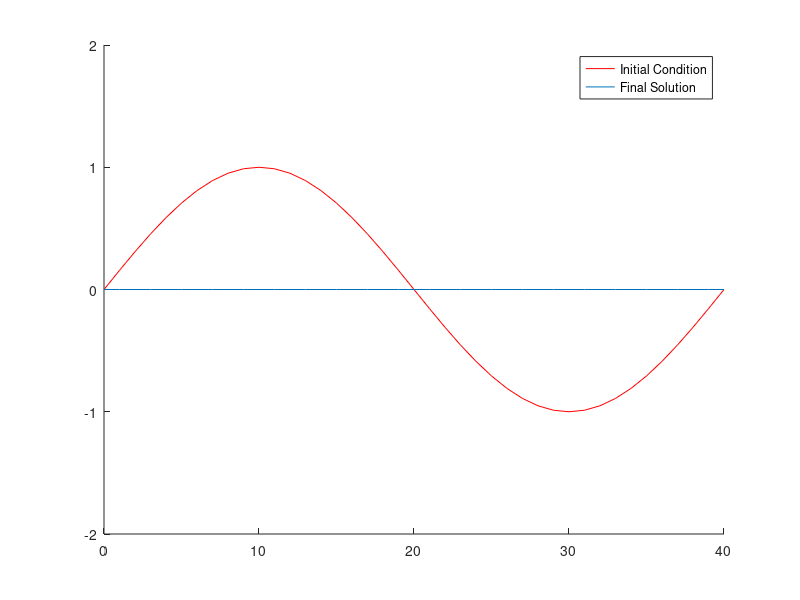
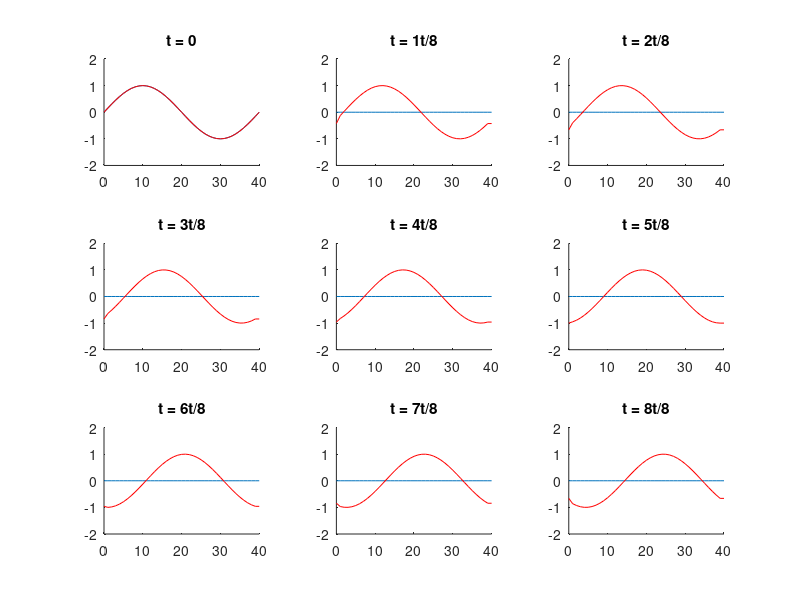

MATLAB code for these plots, in order: (Note: this script raises an error after producing the figures.)
%==================================================================================
%                              Advection equation
%==================================================================================
% This program solves the advection without forcing numerically. From the 
% reference, the advection equation is:
%         du/dt + c(du/dx) = 0
%
%----------------------------------------------------------------------------------
%
% @creator: Fuqing Zhang
% @updated: Skylar Hernandez
% @version: 2.0.0
% @date   : 23 Sept. 2009 
%
%----------------------------------------------------------------------------------
% Version 2.0.0:
%   This version has the advection formula solved under the upstream in
%   space forward in time, Leap Frog, and Runge Kutta O(3) Schemes.  
% 
%==================================================================================

  clear all;         % clean up graphic and memory

%
%% Defintion of key parameters
% 
%% Compare the difference between these two schemes for dx=250, 2500 
%% and dt=50, 100, 200
%
  
  L = 100000;         % The length of the domain in meters
  T = 3600  ;         % Total integration time in seconds
  c = 10    ;         % Constant advection speed in m/s

  dx = 2500 ;         % Grid spacing in meters
  dt = 50 ;           % Time step in seconds
  cfl = c*dt/dx;      % Courant number, CFL criteria needs cfl < 1

  II = L/dx +1;       % Total grid points in x direction
  TT = T/dt +1;       % Total time steps of integration



%
%% Initialize the 2-D matrix of U with 0s
%

  U(TT, II)     = 0.;
  diff(TT,II)   = 0.;
  Ustar(TT,II)  = 0.;
  U2star(TT,II) = 0.;
  Usln(TT,II)   = 0.;
   
%
%% Define inititial conditions of U
%

 scheme = input('Type (1) Discretized, (2) Upstream, (3) Runge-Kutta, (4) Leap Frog = ');
    
  for i = 1:1:II 
      U(1, i)      = sin( 2*(i-1)*dx*pi/L );   % a sin wave with one full wavelength
      Ustar(1, i)  = sin( 2*(i-1)*dx*pi/L );
      U2star(1, i) = sin( 2*(i-1)*dx*pi/L );
  end
  

%
%% Periodic boundary condition is used which means U(t,0) = u(t, L) is true for all t
%
%% Discretize the PDE using forward in time and centered in space scheme; however,
%% this scheme is always unstable which means the wave amplitude will increase 
%% indefintely as time goes on even if cfl<1.
%


%
%% Numerical integration or prediction
%

  for t = 1:TT-1                                                     % start time integration
    for i = 2 : II-1                                                 % loop over grid points in space
      Usln(t+1,i) = sin( 2*((i-1)*dx-c*t*dt)*pi/L);  
      if (scheme == 1)
          U(t+1,i) = U(t,i) - (cfl/2) * ( U(t,i+1) - U(t,i-1)  );    % solving with the discretized equation
          diff(t+1,i) = sqrt((Usln(t+1,i)-U(t+1,i))^2);
      elseif (scheme == 2)
          U(t+1,i) = U(t,i) - (cfl)   * ( U(t,i)   - U(t,i-1)  );    %% Forward in time, upsrteam in space
          diff(t+1,i) = sqrt((Usln(t+1,i)-U(t+1,i))^2);
      elseif (scheme == 3)
          % Runge-Kutta O(3) from <http://cires.colorado.edu/science/groups/pielke/classes/at7500/wrfarw.pdf>
          % U*(t+1,i) = U(t,i) - (cfl/3) *(0.5*(U(t,i+1)+U(t,i))-0.5*(U(t,i-1)+U(t,i)))
          % U**(t+1,i)= U(t,i) - (cfl/2) *(0.5*(U*(t,i+1)+U*(t,i))-0.5*(U*(t,i-1)+U*(t,i)))
          % U(t+1,i)  = U(t,i) - (cfl)   *(0.5*(U**(t,i+1)+U*(t,i))-0.5**(U*(t,i-1)+U*(t,i)))
          Ustar(t+1,i) = U(t,i) - (cfl/3) *(0.5*(U(t,i+1)+U(t,i))-0.5*(U(t,i-1)+U(t,i)));         
          U2star(t+1,i)= U(t,i) - (cfl/2) *(0.5*(Ustar(t,i+1)+Ustar(t,i))-0.5*(Ustar(t,i-1)+Ustar(t,i)));
          U(t+1,i)     = U(t,i) - (cfl)   *(0.5*(U2star(t,i+1)+U2star(t,i))-0.5*(U2star(t,i-1)+U2star(t,i)));
          diff(t+1,i) = sqrt((Usln(t+1,i)-U(t+1,i))^2);
      else
      end
    end                                                              % end loop for space grid points

    if (scheme == 1)
      U(t+1,1) = U(t,1) - (cfl/2) * ( U(t,2)   - U(t,II-1) );        % with periodic B.C., U(t,2) is equivalent to U(t,II+1)
      U(t+1,II) = U(t+1, 1);                                         % apply periodic B.C. for the end point II;
    elseif (scheme == 2)
      U(t+1,1) =  U(t,1) - (cfl)  *  ( U(t,2)   - U(t,II-1) );       % with periodic B.C., U(t,2) is equivalent to U(t,II+1)
      U(t+1,II) = U(t+1, 1);                                         % apply periodic B.C. for the end point II;                                                                 %% Forward in time, upsrteam in space
    elseif (scheme == 3) 
      Ustar(t+1,1)  = U(t,i) - cfl/3*(0.5*(U(t,i+1)+U(t,i))-0.5*(U(t,i-1)+U(t,i)));        
      U2star(t+1,1) = U(t,i) - cfl/2*(0.5*(Ustar(t,i+1)+Ustar(t,i))-0.5*(Ustar(t,i-1)+Ustar(t,i)));
      U(t+1,1)      = U(t,i) - cfl*  (0.5*(U2star(t,i+1)+U2star(t,i))-0.5*(U2star(t,i-1)+U2star(t,i)));   
      Ustar(t+1,II) = U(t,i) - cfl/3*(0.5*(U(t,i+1)+U(t,i))-0.5*(U(t,i-1)+U(t,i)));   
      U2star(t+1,II)= U(t,i) - cfl/2*(0.5*(Ustar(t,i+1)+Ustar(t,i))-0.5*(Ustar(t,i-1)+Ustar(t,i)));
      U(t+1,II)     = U(t,i) - cfl*  (0.5*(U2star(t,i+1)+U2star(t,i))-0.5*(U2star(t,i-1)+U2star(t,i)));  
    else
    end
 
      Usln(t+1,1) = sin( 2*((i-1)*dx-c*t*dt)*pi/L);  
      Usln(t+1,II) = sin( 2*((i-1)*dx-c*t*dt)*pi/L);             % end loop for time integration
      diff(t+1,1) = sqrt((Usln(t+1,1)-U(t+1,1))^2);
      diff(t+1,II) = sqrt((Usln(t+1,II)-U(t+1,II))^2);
  end

if (scheme == 4)
U(1,i)   = sin( 2*(i-1)*dx*pi/L );                                %% IC to set the U(1,i)

  for t = 2:TT-1                                                  % start time integration
    for i = 2 : II-1                                              % loop over grid points in space
       U(t+1,i) = U(t-1,i) - (cfl) * ( U(t,i+1) - U(t,i-1)  );    %% Leap Frog
       diff(t+1,i) = sqrt((Usln(t+1,i)-U(t+1,i))^2);
    end

    
    U(t+1,1) = U(t-1,i) - (cfl) * ( U(t,i+1) - U(t,i-1)  );       % with periodic B.C., U(t,2) is equivalent to U(t,II+1)
    U(t+1,II) = U(t+1, 1);                                        % apply periodic B.C. for the end point II;
    diff(t+1,1) = sqrt((Usln(t+1,1)-U(t+1,1))^2);
    diff(t+1,II) = sqrt((Usln(t+1,II)-U(t+1,II))^2);
  end 
else
end
%
%% Plot the initial conditions and final solution of U on the same graphics
%

  figure(1);clf; axis([0  40  -2  2]); hold on;
                 plot( 0:1:II-1, U(1,:),'r' ); hold on;              % I.C.
                 plot( 0:1:II-1, U(TT,:)); hold on;                  % Final solution
                 legend ('Initial Condition','Final Solution');
                 if (scheme == 1)
                    title('Discretized Scheme');
                 elseif (scheme == 2)
                    title('Forward in Time & Upstream in Space Scheme');     
                 elseif (scheme == 3)
                    title('Runge-Kutta O(3) Scheme'); 
                 elseif (scheme == 4)
                    title('Leap Frog Scheme'); 
                 else
                 end

  PT = (TT-1)/8;                                                    % plot the solution at selected time steps with 
                                                                    % different panels

  figure(2);clf;
                 subplot(3,3,1); axis([0  40  -2  2]); hold on;
                 plot(0:1:II-1, U(0*PT+1,:)); hold on;       % 0   (I.C.)
                 plot(0:1:II-1, U(0*PT+1,:),'r'); title 't = 0';
                 subplot(3,3,2); axis([0  40  -2  2]); hold on;
                 plot(0:1:II-1, U(1*PT+1,:)); hold on;       % 1T/8  
                 plot(0:1:II-1, Usln(1*PT+1,:),'r'); title 't = 1t/8';
                 subplot(3,3,3); axis([0  40  -2  2]); hold on;
                 plot(0:1:II-1, U(2*PT+1,:)); hold on;       % 2T/8
                 plot(0:1:II-1, Usln(2*PT+1,:),'r');title 't = 2t/8';
                 subplot(3,3,4); axis([0  40  -2  2]); hold on;
                 plot(0:1:II-1, U(3*PT+1,:));  hold on;      % 3T/8
                 plot(0:1:II-1, Usln(3*PT+1,:),'r');title 't = 3t/8';
                 subplot(3,3,5); axis([0  40  -2  2]); hold on;
                 plot(0:1:II-1, U(4*PT+1,:)); hold on;       % 4T/8
                 plot(0:1:II-1, Usln(4*PT+1,:),'r');title 't = 4t/8';
                 subplot(3,3,6); axis([0  40  -2  2]); hold on;
                 plot(0:1:II-1, U(5*PT+1,:)); hold on;       % 5T/8
                 plot(0:1:II-1, Usln(5*PT+1,:),'r');title 't = 5t/8';
                 subplot(3,3,7); axis([0  40  -2  2]); hold on;
                 plot(0:1:II-1, U(6*PT+1,:)); hold on;       % 6T/8
                 plot(0:1:II-1, Usln(6*PT+1,:),'r');title 't = 6t/8';
                 subplot(3,3,8); axis([0  40  -2  2]); hold on;
                 plot(0:1:II-1, U(7*PT+1,:)); hold on;       % 7T/8
                 plot(0:1:II-1, Usln(7*PT+1,:),'r');title 't = 7t/8';
                 subplot(3,3,9); axis([0  40  -2  2]); hold on;
                 plot(0:1:II-1, U(8*PT+1,:)); hold on;       % 8T/8
                 plot(0:1:II-1, Usln(8*PT+1,:),'r');title 't = 8t/8';
                 legend ('Forecast','Truth',4);  
 
  figure(3);clf;
                 subplot(3,3,1); plot(0:1:II-1, diff(0*PT+1,:)); hold on;       % 0   (I.C.)
                 title 't = 0';
                 subplot(3,3,2); plot(0:1:II-1, diff(1*PT+1,:)); hold on;       % 1T/8  
                 title 't = 1t/8';
                 subplot(3,3,3); plot(0:1:II-1, diff(2*PT+1,:)); hold on;       % 2T/8
                 title 't = 2t/8';
                 subplot(3,3,4); plot(0:1:II-1, diff(3*PT+1,:));  hold on;      % 3T/8
                 title 't = 3t/8';
                 subplot(3,3,5); plot(0:1:II-1, diff(4*PT+1,:)); hold on;       % 4T/8
                 title 't = 4t/8';
                 subplot(3,3,6); plot(0:1:II-1, diff(5*PT+1,:)); hold on;       % 5T/8
                 title 't = 5t/8';
                 subplot(3,3,7); plot(0:1:II-1, diff(6*PT+1,:)); hold on;       % 6T/8
                 title 't = 6t/8';
                 subplot(3,3,8); plot(0:1:II-1, diff(7*PT+1,:)); hold on;       % 7T/8
                 title 't = 7t/8';
                 subplot(3,3,9); plot(0:1:II-1, diff(8*PT+1,:)); hold on;       % 8T/8
                 title 't = 8t/8';
                 legend ('RMS', 1); 

                 
%     (3) Calculate the root-mean-square difference between the numerical solution and analytical solution as a function of time and plotted in Figure 3.
